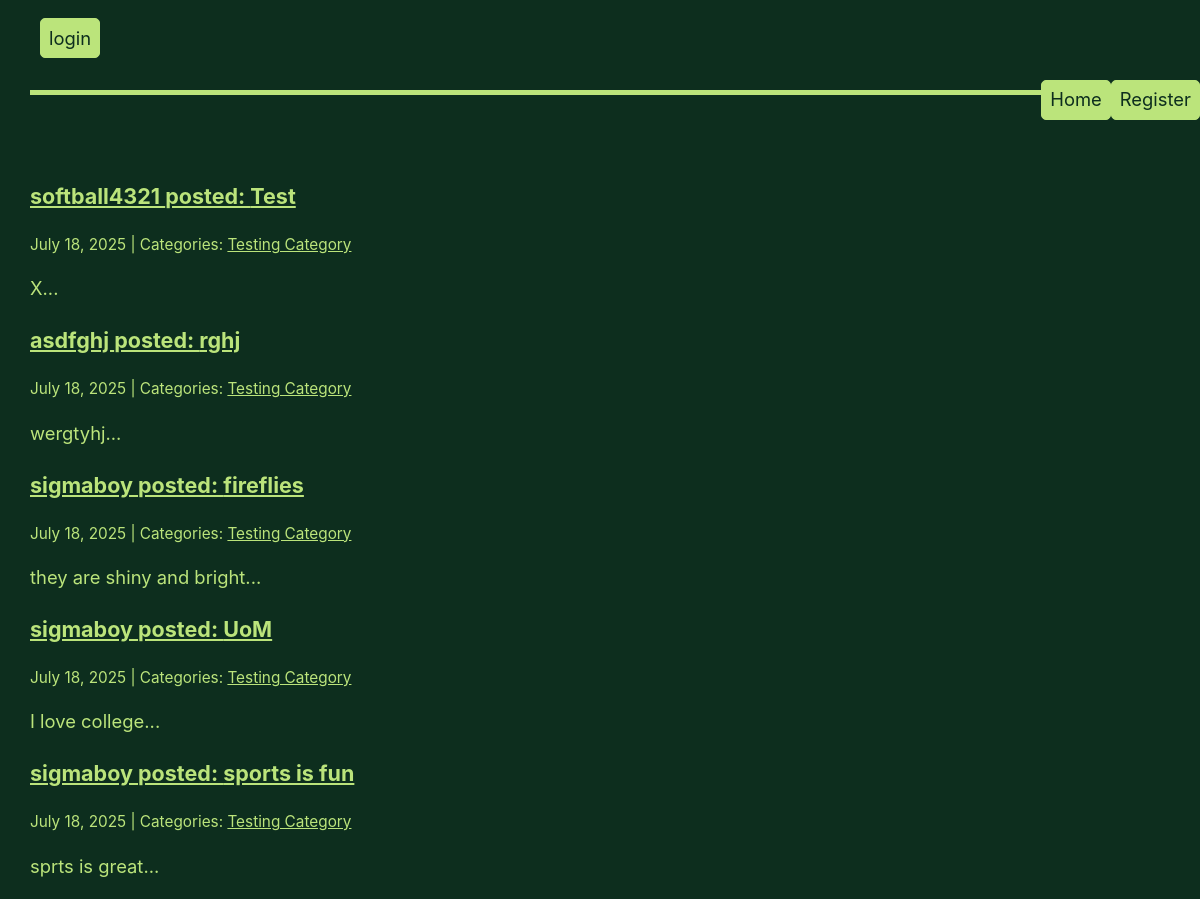
/category/Testing Category/, run on the app's committed database.
### app/models.py (models this page shows, shortened)
class Post(models.Model):
    author = models.CharField(max_length=100, default='admin')
    title = models.CharField(max_length=255)
    image = models.ImageField(null=True, blank=True, upload_to="media/")
    body = models.TextField()
    created_on = models.DateTimeField(auto_now_add=True)
    last_modified = models.DateTimeField(auto_now=True)
    categories = models.ManyToManyField("Category", related_name="posts")
    is_private = models.BooleanField(default=True)

class Category(models.Model):
    name = models.CharField(max_length=30)
    class Meta:
        verbose_name_plural = "categories"

### app/views.py (the view)
# urls.py: path("category/<category>/", views.category, name="category"),
def category(request, category):
    posts = Post.objects.filter(
        categories__name__contains=category
    ).order_by("-created_on")
    context = {
        "category": category,
        "posts": posts,
    }
    return render(request, "app/category.html", context)

### app/templates/app/category.html (shortened to what this page needs)
{% extends "app/index.html" %}

### app/templates/app/index.html (shortened to what this page needs)
{% extends "base.html" %}
{% block page_content %}
    {% block posts %}
        {% for post in posts %}
        <div class="post">
            <h3><a href="{% url 'post_detail' post.pk %}">{{ post.author }} posted: {{ post.title }}</a></h3>
            <small>
                {{ post.created_on.date }} | Categories:
                {% for category in post.categories.all %}
                    <a href="{% url 'category' category.name %}">
                        {{ category.name }}
                    </a>
                {% endfor %}
            </small>
            <p>{{ post.body | slice:":400" }}...</p>
          </div>
        {% endfor %}
    {% endblock posts %}
{% endblock page_content %}

### app/static/style.css (style rules this page uses)
a, a:visited { color: var(--accent); }
div { margin: 0.5rem 0; }

### data on the page
Post: author "softball4321", title "Test", created_on "July 18, 2025", body "X"
Category: name "Testing Category"
Post: author "asdfghj", title "rghj", created_on "July 18, 2025", body "wergtyhj"
Post: author "sigmaboy", title "fireflies", created_on "July 18, 2025", body "they are shiny and bright"
Post: author "sigmaboy", title "UoM", created_on "July 18, 2025", body "I love college"
Post: author "sigmaboy", title "sports is fun", created_on "July 18, 2025", body "sprts is great"
